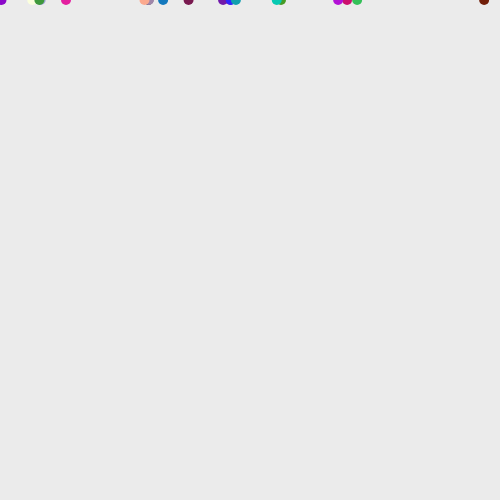
Frame 1 (no input)
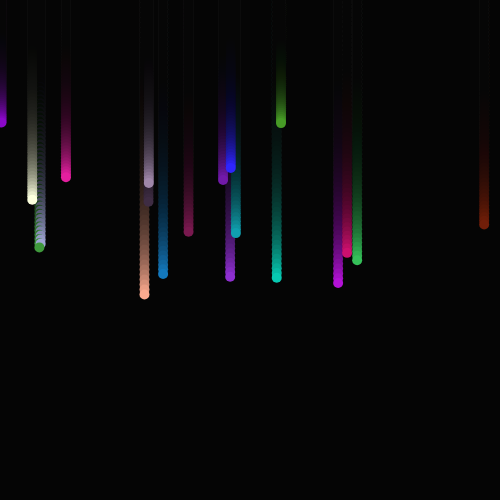
Frame 60 (no input)
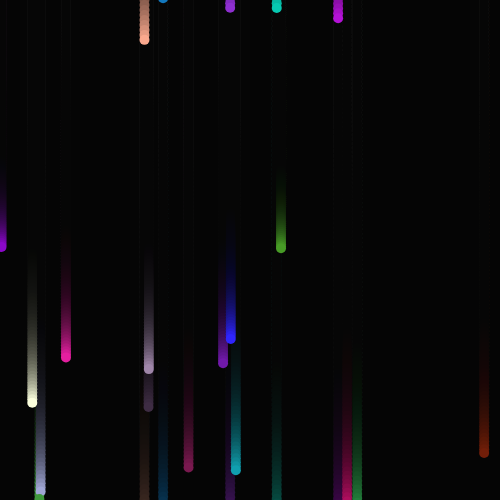
Frame 120 (the mouse pressed at the canvas centre since frame 60)

The p5.js sketch that drew these frames (run headless with seeded random() and noise() and a simulated clock; from frame 60 on, the mouse is pressed at the canvas centre):

// p5.js sketch
// ── sketch.js
let ball1, ball2, ball3;

let ballArray = [];

function setup(){
   createCanvas(500, 500);
   noStroke();
   for (let i = 0; i < 20; i++){
      let temp = new Ball(
         random(0, 500),
         0,
         random(0, 256),
         random(0, 256),
         random(0, 256),
         random(2, 5)
      );
      ballArray.push(temp);
   }
}

function draw(){
   background(0, 20);
   for (let i = 0; i < ballArray.length; i++){
      fill(ballArray[i].redValue, ballArray[i].greenValue, ballArray[i].blueValue);
      ellipse(ballArray[i].xPos, ballArray[i].yPos, 10, 10);

      ballArray[i].yPos += ballArray[i].speedValue;

      if (ballArray[i].yPos > 525){
         ballArray[i].yPos = -25;
      }
   }
}

class Ball{
   constructor(x, y, r, g, b, speed){
      this.xPos = x;
      this.yPos = y;
      this.redValue = r;
      this.greenValue = g;
      this.blueValue = b;
      this.speedValue = speed;
   }
}
